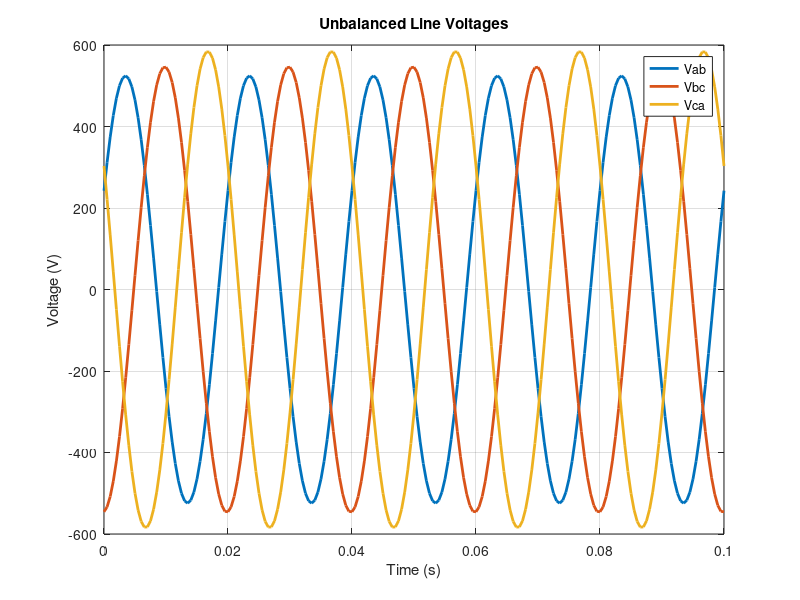

MATLAB code to generate this figure:
clc
clear
% Parameters
f = 50;
fs = 2000;
t = 0:1/fs:0.1;
% Unbalanced phase voltages
Va = 325*sin(2*pi*f*t);
Vb = 280*sin(2*pi*f*t - 2*pi/3);
Vc = 350*sin(2*pi*f*t + 2*pi/3);
% Line voltages
Vab = Va - Vb;
Vbc = Vb - Vc;
Vca = Vc - Va;
% Plot
plot(t, Vab, 'LineWidth', 2)
hold on
plot(t, Vbc, 'LineWidth', 2)
plot(t, Vca, 'LineWidth', 2)
xlabel('Time (s)')
ylabel('Voltage (V)')
title('Unbalanced Line Voltages')
legend('Vab','Vbc','Vca')
grid on
